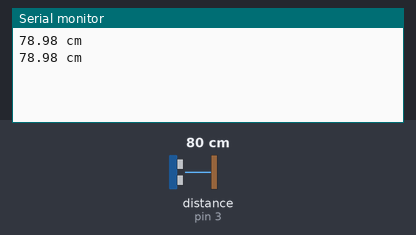
A sketch run on a simulated Arduino Uno, built with avr-gcc and run on an emulated ATmega328P. Shown: the last lines printed to the serial monitor. Wiring (inferred from the names in the program): ultrasonic range finder: trigger pin 2; echo pin 3. The inputs (shaded band) are chosen by the test bench; at power-on: distance to the obstacle (sensor on pin 3) 80 cm. The echo pulse lasts 58.3 µs per cm.

Above: at 2.8 s.
2.9 s: distance to the obstacle (sensor on pin 3) set to 2 cm
At 5.2 s:
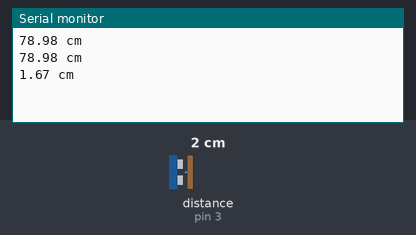
5.6 s: distance to the obstacle (sensor on pin 3) set to 4 cm
At 6.9 s:
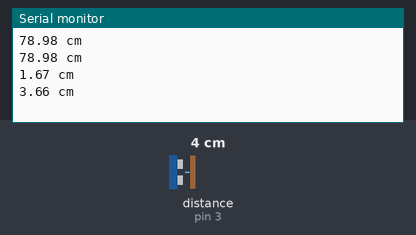
Timing chart, 0 to 8.6 s (numbered marks = the images above; inputs shaded):
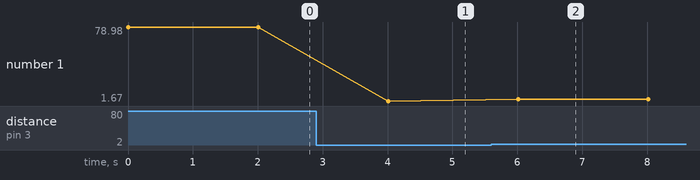

Measured:
- after the input at 2.9 s, the serial monitor: prints a new line after 1.1 s (image 1)
- after the input at 5.6 s, the serial monitor: prints a new line after 0.41 s (image 2)
- plotted number 1: 78.98 → 1.67 after the input at 2.9 s, 1.67 → 3.66 after the input at 5.6 s

The sketch:

detect-jarak.ino
```cpp
int trig_pin = 2;
int echo_pin = 3;
long echotime;
float distance;

void setup() {
  Serial.begin(9600);
  pinMode(trig_pin, OUTPUT);
  pinMode(echo_pin, INPUT);
  digitalWrite(trig_pin, LOW);
}

void loop() {
  digitalWrite(trig_pin, HIGH);
  delayMicroseconds(10);
  digitalWrite(trig_pin, LOW);
  echotime= pulseIn(echo_pin, HIGH);
  distance= 0.0001*((float)echotime*340.0)/2.0;
  // jarak = (durasi / 2) / 29.1;
  Serial.print(distance);
  Serial.println(" cm");
  delay(2000);
}
```
